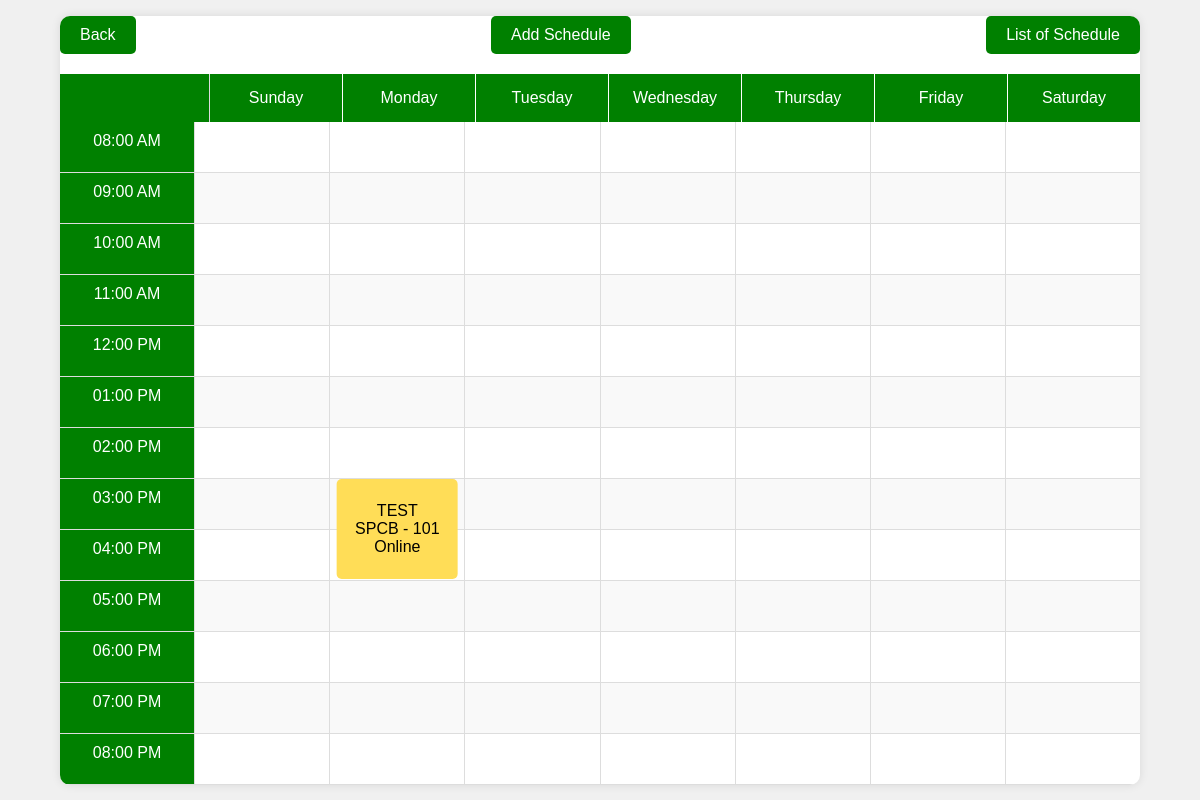
Page /schedule/schedule.php?id=3 on the committed database.
### tables this page shows
CREATE TABLE `prof_schedule` (
  `id` int(255) NOT NULL,
  `room_id` varchar(255) NOT NULL,
  `prof_id` varchar(255) NOT NULL,
  `prof_name` varchar(255) NOT NULL,
  `subject_name` varchar(255) NOT NULL,
  `room` varchar(255) NOT NULL,
  `day_of_week` varchar(255) NOT NULL,
  `time` time NOT NULL,
  `duration` varchar(255) NOT NULL,
  `is_online` varchar(255) NOT NULL DEFAULT 'true'
);

### schedule/schedule.php (the view, shortened to what this page needs)
<?php
$conn = Connect();
$id = $_GET['id'] ?? 0;
$schedule = [];
$sql = "SELECT *, TIME_FORMAT(time, '%h:%i %p') AS time FROM prof_schedule where prof_id = $id";
$result = $conn->query($sql);
if ($result->num_rows > 0) {
    while($row = $result->fetch_assoc()) {
        $schedule[$row['day_of_week']][$row['time']] = [
            'subject' => $row['subject_name'],
            'room' => $row['room'],
            'duration' => $row['duration'],
            'online' => $row['is_online'],
            'id' => $row['id'],
        ];
    }
}
$daysOfWeek = ['Sunday', 'Monday', 'Tuesday', 'Wednesday', 'Thursday', 'Friday', 'Saturday'];
$hours = ['08:00 AM', '09:00 AM', '10:00 AM', '11:00 AM', '12:00 PM', '01:00 PM', '02:00 PM', '03:00 PM', '04:00 PM', '05:00 PM', '06:00 PM', '07:00 PM', '08:00 PM'];
?>
<!DOCTYPE html>
<html lang="en">
<head>
    <link rel="stylesheet" href="styles.css">
</head>
<body>
    <div class="container">
        <div class="top-links">
            <a href="../session_back.php" class="btn">Back</a>
            <?php if (!isset($_SESSION['login_prof'])): ?>
            <a href="add_schedule.php?id=<?php echo $id ?>" class="btn">Add Schedule</a>
            <a href="list_schedule.php?id=<?php echo $id ?>" class="btn">List of Schedule</a>
            <?php endif; ?>
        </div>
        <div class="header">
            <div class="hour-label"></div>
            <?php foreach ($daysOfWeek as $day): ?>
                <div class="day"><?= $day ?></div>
            <?php endforeach; ?>
        </div>
        <div class="body">
            <?php foreach ($hours as $hour): ?>
                <div class="hour">
                    <div class="hour-label"><?= $hour ?></div>
                    <?php foreach ($daysOfWeek as $day): ?>
                        <div class="slot">
                            <?php
                            if (isset($schedule[$day][$hour])):
                                $class = $schedule[$day][$hour]; ?>
                                <div class="class" style="height: <?= 50 * $class['duration'] ?>px;">
                                    <?= $class['subject'] ?><br><?= $class['room'] ?><br>
                                    <?php if ($class['online'] == true): ?>
                                        <span class="online">Online</span>
                                        <?php endif; ?>
                                </div>
                            <?php endif; ?>
                        </div>
                    <?php endforeach; ?>
                </div>
            <?php endforeach; ?>
        </div>
</body>
</html>

### schedule/styles.css (style rules this page uses)
* { box-sizing: border-box; margin: 0; padding: 0; }
body { font-family: Arial, sans-serif; display: flex; justify-content: center; align-items: center; height: 100vh; background-color: #f0f0f0; }
.container { width: 90%; max-width: 1200px; background: #fff; border-radius: 10px; box-shadow: 0 0 10px rgba(0, 0, 0, 0.1); overflow: hidden; }
.header { display: flex; background-color: green; color: #fff; }
.day { flex: 1; padding: 15px; text-align: center; border-right: 1px solid #fff; }
.day:last-child { border-right: none; }
.hour-label { width: 150px; text-align: center; padding: 10px; background-color: green; color: #fff; border-right: 1px solid #ddd; }
.body { display: flex; flex-direction: column; }
.hour { display: flex; border-bottom: 1px solid #ddd; }
.hour > div { flex: 1; padding: 10px; border-right: 1px solid #ddd; position: relative; height: 50px; }
.hour > div:last-child { border-right: none; }
.hour:nth-child(even) { background-color: #f9f9f9; }
.class { background-color: #ffdd57; border-radius: 5px; padding: 5px; text-align: center; position: absolute; top: 0; left: 50%; transform: translateX(-50%); width: 90%; height: 100%; display: flex; justify-content: center; align-items: center; flex-direction: column; }
.top-links { display: flex; justify-content: space-between; margin-bottom: 20px; }
.btn { text-decoration: none; padding: 10px 20px; background-color: green; color: #fff; border-radius: 5px; }

### rows in the picture
prof_schedule: 50 * $class['duration'] 100 (drawn), subject "TEST", room "SPCB - 101", is_online "Online"

### other values in the picture
$day "Sunday"
$day "Monday"
$day "Tuesday"
$day "Wednesday"
$day "Thursday"
$day "Friday"
$day "Saturday"
$hour "08:00 AM"
$hour "09:00 AM"
$hour "10:00 AM"
$hour "11:00 AM"
$hour "12:00 PM"
$hour "01:00 PM"
$hour "02:00 PM"
$hour "03:00 PM"
